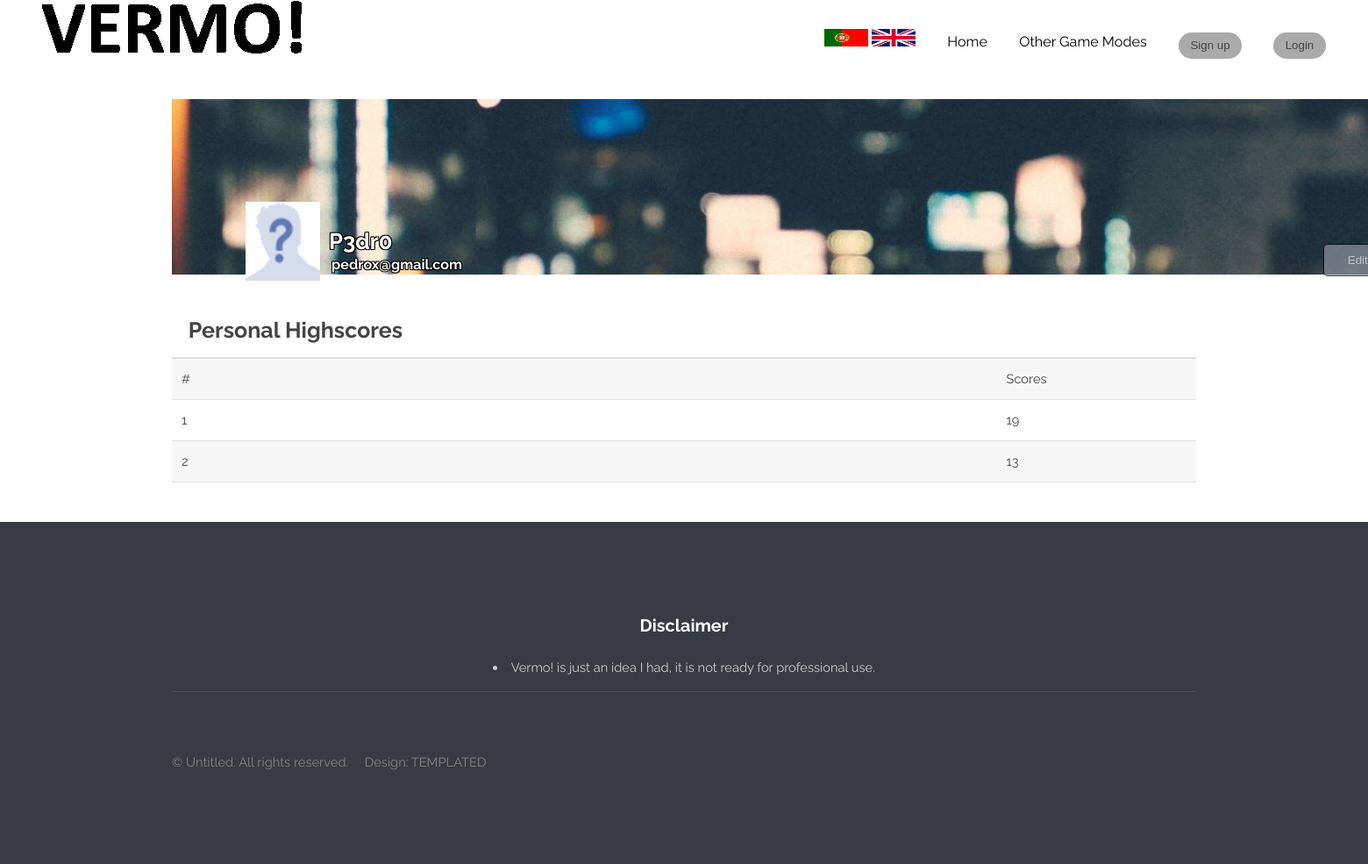
The app's page /perfilingles.php?id=43 with its own data.
### tables this page shows
CREATE TABLE `perfis`  (
  `perfilId` int(11) NOT NULL,
  `perfilNome` varchar(45) NOT NULL,
  `perfilAvatar` varchar(45) NOT NULL DEFAULT 'images/noAvatar.jpg',
  `perfilBanner` varchar(45) NOT NULL DEFAULT 'images/h.jpg',
  `perfilEmail` varchar(45) NOT NULL,
  PRIMARY KEY (`perfilId`) USING BTREE,
  INDEX `fk_perfis_utilizadores1_idx`(`perfilId`) USING BTREE,
  CONSTRAINT `fk_perfis_utilizadores1` FOREIGN KEY (`perfilId`) REFERENCES `utilizadores` (`utilizadorId`) ON DELETE NO ACTION ON UPDATE NO ACTION
);

CREATE TABLE `tops`  (
  `topId` int(11) NOT NULL AUTO_INCREMENT,
  `topPontuacao` int(11) NOT NULL,
  `topUtilizadorId` int(11) NOT NULL,
  PRIMARY KEY (`topId`) USING BTREE,
  INDEX `fk_tops_utilizadores1_idx`(`topUtilizadorId`) USING BTREE,
  CONSTRAINT `fk_tops_utilizadores1` FOREIGN KEY (`topUtilizadorId`) REFERENCES `utilizadores` (`utilizadorId`) ON DELETE NO ACTION ON UPDATE NO ACTION
);

### perfilingles.php (the view, shortened to what this page needs)
<?php
include_once("includes/bodybase.inc.php");
?>
<header id="header">
    <h1><a href="indexing.php"><img src="images/vermopreto.png"></a></h1>
    <nav id="nav">
        <ul> <a href="perfil.php?id=<?php echo $_SESSION['id'] ?>" ><img onclick="atualiza(0)" src="images/pt.png" style="  width:50px; height: 20px " >
                <a href="perfilingles.php?id=<?php echo $_SESSION['id'] ?>" ><img onclick="atualizaingles(0)" src="images/eng.png" style="width: 50px; height: 20px">
                    <li><a href="indexing.php" style="color: black">Home</a></li>
                    <li><a href="genericingles.php" style="color: black">Other Game Modes</a></li>
                    <?php if(isset($_SESSION['id'])){ ?>
                        <li><a href="perfil.php?id=<?php echo $_SESSION['id'] ?>" style="color: black"><?php echo $_SESSION['nome'] ?></a></li>
                        <li><button class="button small" style="background-color: #aaaaaa; color: #8d93a0 ; " onclick="window.location.href='logout.php'">Logout</button> </li>
                    <?php } else{ ?>
                        <li><a  ><button class="button special" onclick="document.getElementById('id01').style.display='block'; document.getElementById('teste001').style.overflow='hidden'" style="background-color: #aaaaaa; width:auto;">Sign up</button></a></li>
                        <li><a  ><button class="button special" onclick="document.getElementById('id02').style.display='block'; document.getElementById('teste001').style.overflow='hidden'" style="background-color: #aaaaaa; width:auto;">Login</button></a></li>
                        <?php
                    }
                    ?>
        </ul>
    </nav>
</header>
<?php
$id = intval($_GET['id']);
$sql = "select * from perfis inner join utilizadores on perfilId=utilizadorId  where perfilId=".$_GET["id"];
$resultPerfis = mysqli_query($con, $sql);
$dadosPerfis = mysqli_fetch_array($resultPerfis)
?>
<br><br><br><br>
<section class="about-section">
    <div class="intro-item">
        <div class="container">
            <div class="row">
                <div class="col-lg-2">
                    <div  class="about-intro" style="width: 1370px;height: 200px; background-image: url('<?php echo $dadosPerfis['perfilBanner']?>')" >
                        <button type="button" id="custom-button" onclick="window.location.href='editarperfilingles.php?id=<?php echo $_SESSION['id'] ?>'" style="width: 120px; position: absolute; top: 270px; left: 1509px; ">Edit Profile</button>
                        <div class="about-intro" style="position: absolute;top: 230px; left: 280px" <?php echo $dadosPerfis['perfilId'] ?>>
                            <img src="<?php echo $dadosPerfis['perfilAvatar'] ?>" class="normal" style="z-index: 3;height: 90px;width: 85px">
                        </div>
                    </div>
                    <div class="about-intro col-lg-6">
                        <div class="intro-text">
                            <h2 class="strokeme" style="position: absolute; top: 256px; left: 375px"><?php echo $dadosPerfis['perfilNome'] ?></h2>
                            <h4 class="strokeme" style="position: absolute; top: 290px; left: 378px"><?php echo $dadosPerfis['perfilEmail'] ?></h4>
                        </div>
                    </div>
                </div>
            </div>
        </div>
    </div>
    <div class="container">
        <div class="table-wrapper">
            <table>
                <thead>
                <td style="font-size: 25px;font-weight: bold">Personal Highscores</td>
                </thead>
                <tbody>
                <tr>
                    <td>#</td>
                    <td>Scores</td>
                    <?php $sql="select perfilNome, topPontuacao
from tops inner join utilizadores on utilizadorId=topUtilizadorId
INNER JOIN perfis on perfilId=utilizadorId
where perfilId=".$id."
order by topPontuacao desc
limit 5";
                    $result=mysqli_query($con,$sql);
                    ?>
                    <?php
                    $pontos=0;
                    while ($dados=mysqli_fetch_array($result)){
                    $pontos+=1;
                    ?>
                <tr>
                    <td><?php echo $pontos?></td>
                    <td><?php echo $dados['topPontuacao']?></td>
                </tr>
                <?php
                }
                ?>
                </tbody>
            </table>
        </div>
</section>
<footer id="footer">
    <div class="container">
        <section class="links">
            <div class="align-center">
                <h3>Disclaimer</h3>
                <li>Vermo! is just an idea I had, it is not ready for professional use.</li>
            </div>
        </section>
        <div class="row">
            <div class="8u 12u$(medium)">
                <ul class="copyright">
                    <li>&copy; Untitled. All rights reserved.</li>
                    <li>Design: <a href="http://templated.co">TEMPLATED</a></li>
                </ul>
            </div>
        </div>
    </div>
</footer>

### css/style.css (style rules this page uses)
body { background: #fff; }
body { font-family: Arial, Helvetica, sans-serif; }
button { background-color: #4CAF50; color: white; padding: 14px 20px; margin: 8px 0; border: none; cursor: pointer; width: 100%; }
.container { padding: 16px; }
body, input, select, textarea { color: #444; font-family: "Raleway", Helvetica, sans-serif; font-size: 13pt; font-weight: 400; line-height: 1.65em; }
a { color: #383b43; text-decoration: none; }
h1, h2, h3, h4, h5, h6 { color: #474747; font-weight: 700; line-height: 1em; margin: 0 0 1em 0; }
h1 a, h2 a, h3 a, h4 a, h5 a, h6 a { color: inherit; text-decoration: none; }
h2 { font-size: 1.75em; line-height: 1.5em; }
h3 { font-size: 1.35em; line-height: 1.5em; }
h4 { font-size: 1.1em; line-height: 1.5em; }
.align-center { text-align: center; }
ul { list-style: disc; margin: 0 0 2em 0; padding-left: 1em; }
ul li { padding-left: 0.5em; }
.table-wrapper { -webkit-overflow-scrolling: touch; overflow-x: auto; }
table { margin: 0 0 2em 0; width: 100%; }
table tbody tr { border: solid 1px rgba(144, 144, 144, 0.25); border-left: 0; border-right: 0; }
table tbody tr:nth-child(2n + 1) { background-color: rgba(144, 144, 144, 0.075); }
table td { padding: 0.75em 0.75em; }
table thead { border-bottom: solid 2px rgba(144, 144, 144, 0.25); }
input[type="submit"], input[type="reset"], input[type="button"], .button { -moz-appearance: none; -webkit-appearance: none; -o-appearance: none; -ms-appearance: none; appearance: none; -moz-transition: background-color 0.2s ease-in-out, color 0.2s ease-in-out; -webkit-transition: background-color 0.2s ease-in-out, color 0.2s ease-in-out; -o-transition: background-color 0.2s ease-in-out, color 0.2s ease-in-out; -ms-transition: background-color 0.2s ease-in-out, color 0.2s ease-in-out; transition: background-color 0.2s ease-in-out, color 0.2s ease-in-out; background-color: #3cadd4; border-radius: 30px; border: 0; color: #ffffff !important; cursor: pointer; display: inline-block; font-weight: 400; height: 2.85em; line-height: 2.95em; padding: 0 2em; text-align: center; text-decoration: none; white-space: nowrap; }
input[type="submit"].special, input[type="reset"].special, input[type="button"].special, .button.special { background-color: #383b43; color: #ffffff !important; }
body.landing #header { background-color: transparent; left: 0; position: absolute; top: 0; }
body.landing #header nav a { color: rgba(255, 255, 255, 0.5); }
#header { background-color: #383b43; color: #ffffff; cursor: default; font-size: 1.1em; height: 6em; line-height: 6em; width: 100%; z-index: 0; }
#header h1 { color: #ffffff; height: inherit; left: 3em; line-height: inherit; margin: 0; padding: 0; position: absolute; }
#header h1 a { font-size: 1.25em; }
#header nav { height: inherit; line-height: inherit; position: absolute; right: 3em; vertical-align: middle; }
#header nav > ul { list-style: none; margin: 0; padding-left: 0; }
#header nav > ul > li { border-radius: 4px; display: inline-block; margin-left: 2em; padding-left: 0; }
#header nav > ul > li a { -moz-transition: color 0.2s ease-in-out; -webkit-transition: color 0.2s ease-in-out; -o-transition: color 0.2s ease-in-out; -ms-transition: color 0.2s ease-in-out; transition: color 0.2s ease-in-out; color: #cdced0; display: inline-block; text-decoration: none; }
#header nav > ul > li .button { background-color: #fff; color: #444 !important; height: 2.25em; line-height: 2.25em; margin-bottom: 0; padding: 0 1em; position: relative; top: -0.075em; vertical-align: middle; }
#footer { background: #383b43; padding: 6em 0em 4em; }
#footer h2, #footer h3, #footer h4 { color: #ffffff; }
#footer p, #footer a, #footer li { color: #cdced0; }
#footer .links { border-bottom: 1px solid rgba(144, 144, 144, 0.25); margin-bottom: 4em; padding-bottom: 1em; text-align: center; }
#footer .copyright { margin-top: 0.65em; padding: 0; }
#footer .copyright li { color: #858585; display: inline-block; list-style: none; margin-left: 0.5em; padding-left: 0.5em; }
#footer .copyright li:first-child { margin-left: 0; padding-left: 0; }
#footer .copyright a { color: #858585; }

### css/style-xlarge.css (style rules this page uses)
body, input, select, textarea { font-size: 11pt; }

### perfilingles.php (style rules this page uses)
.strokeme { color: white; text-shadow: -1px -1px 0 #000, 1px -1px 0 #000, -1px 1px 0 #000, 1px 1px 0 #000; }
#custom-button { padding: 10px; color: white; background-color: #8d93a0; border: 1px solid #000000; border-radius: 5px; cursor: pointer; opacity: 70%; }

### records on screen
perfis: perfilBanner (picture), perfilAvatar (placeholder picture), perfilNome "P3dr0", perfilEmail "pedrox@gmail.com"
tops: topPontuacao "19"
tops: topPontuacao "13"
